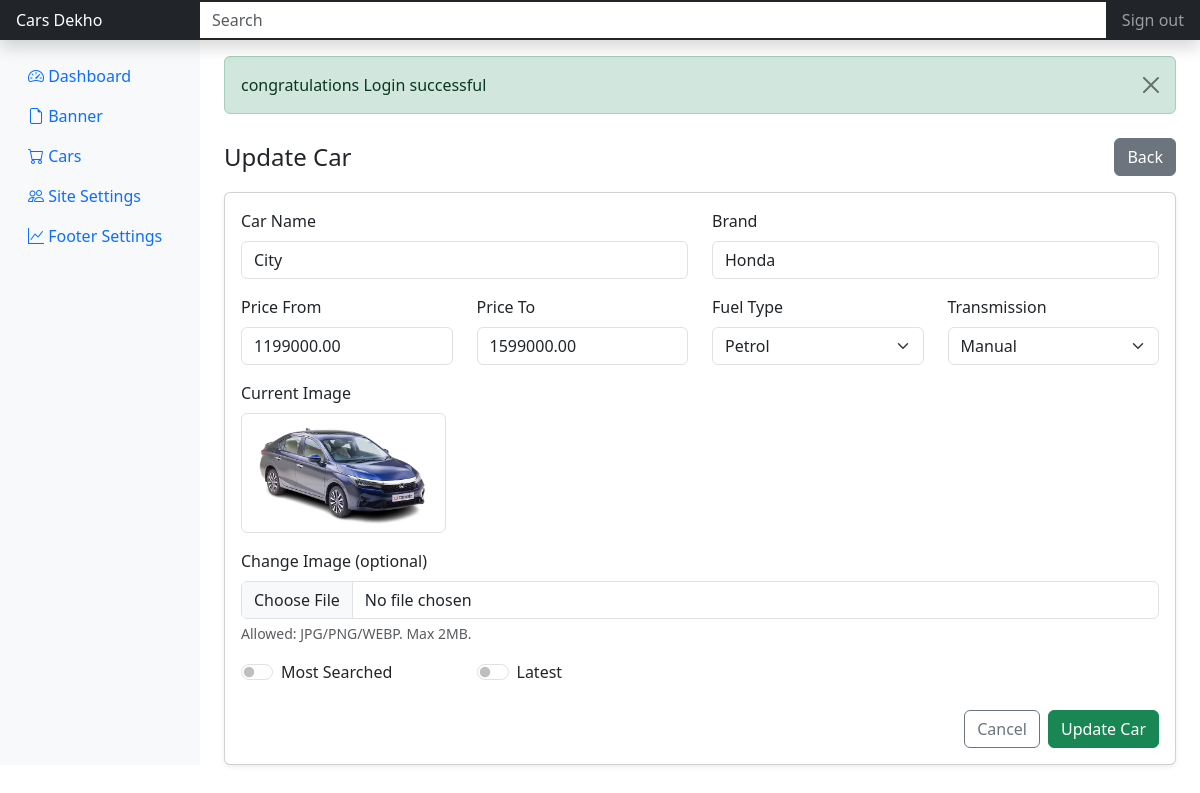
The page /admin/index.php?controller=cars&function=edit&id=27 (signed in) on the database its author committed.
### tables this page shows
CREATE TABLE IF NOT EXISTS `cars` (
  `id` int NOT NULL AUTO_INCREMENT,
  `name` varchar(120) DEFAULT NULL,
  `brand` varchar(80) DEFAULT NULL,
  `price_from` decimal(10,2) DEFAULT NULL,
  `price_to` decimal(10,2) DEFAULT NULL,
  `fuel_type` varchar(30) DEFAULT NULL,
  `transmission` varchar(30) DEFAULT NULL,
  `image_path` varchar(255) DEFAULT NULL,
  `is_most_searched` tinyint(1) DEFAULT '0',
  `is_latest` tinyint(1) DEFAULT '0',
  `created_at` timestamp NULL DEFAULT CURRENT_TIMESTAMP,
  PRIMARY KEY (`id`)
);

### admin/controller/cars.php (called while the page is built, shortened)
<?php
class carsController
{
    public $model;
    function __construct()
    {
        include_once BASE_PATH . 'model/cars.php';
        $this->model = new carsModel();
    }
    public function edit()
    {
        $car = $this->model->getCar($_GET['id'] ?? '');
        include BASE_PATH . 'views/include/header.php';
        include BASE_PATH . 'views/include/navbar.php';
        include BASE_PATH . 'views/cars/update.php';
        include BASE_PATH . 'views/include/footer.php';
    }
}

### admin/model/cars.php (called while the page is built, shortened)
<?php
class carsModel
{
    public $db;
    function __construct()
    {
        include_once 'model/db.php';
        $this->db = new dbModel();
    }
    public function getCar($id)
    {
        $sql = "SELECT * FROM cars WHERE id = ?";
        return $this->db->selectOne($sql, [$id]);
    }
}

### admin/model/db.php (called while the page is built, shortened)
<?php
class dbModel
{
    private $dsn = "mysql:host=localhost;dbname=carsdekho";
    private $username = "root";
    private $password = "";
    public $pdo;
    public function __construct()
    {
        try {
            $this->pdo = new PDO(
                $this->dsn,
                $this->username,
                $this->password,
                [
                    PDO::ATTR_ERRMODE => PDO::ERRMODE_EXCEPTION,
                    PDO::ATTR_DEFAULT_FETCH_MODE => PDO::FETCH_ASSOC,
                    PDO::ATTR_EMULATE_PREPARES => false
                ]
            );
        } catch (PDOException $e) {
            die("DB Connection failed: " . $e->getMessage());
        }
    }
    public function selectOne($sql, $params = array())
    {
        $stmt = $this->pdo->prepare($sql);
        $stmt->execute($params);
        return $stmt->fetch(PDO::FETCH_ASSOC);
    }
}

### admin/views/cars/update.php (the view, shortened to what this page needs)
<div class="container-fluid">
  <div class="row">
    <?php include BASE_PATH . 'views/include/siderbar.php'; ?>
    <main class="col-md-9 ms-sm-auto col-lg-10 px-md-4">
      <?php include BASE_PATH . 'views/include/flash.php'; ?>
      <div class="d-flex justify-content-between align-items-center mt-4 mb-3">
        <h4 class="mb-0">Update Car</h4>
        <a href="index.php" class="btn btn-secondary">Back</a>
      </div>
      <div class="card shadow-sm">
        <div class="card-body">
          <form id="carForm" method="post" enctype="multipart/form-data">
            <div class="row">
              <div class="col-md-6 mb-3">
                <label class="form-label">Car Name</label>
                <input type="text" name="name" class="form-control"
                  value="<?= htmlspecialchars($car['name'] ?? '', ENT_QUOTES) ?>" required>
              </div>
              <div class="col-md-6 mb-3">
                <label class="form-label">Brand</label>
                <input type="text" name="brand" class="form-control"
                  value="<?= htmlspecialchars($car['brand'] ?? '', ENT_QUOTES) ?>" required>
              </div>
              <div class="col-md-3 mb-3">
                <label class="form-label">Price From</label>
                <input type="number" step="0.01" min="0" name="price_from" class="form-control"
                  value="<?= htmlspecialchars($car['price_from'] ?? '', ENT_QUOTES) ?>" required>
              </div>
              <div class="col-md-3 mb-3">
                <label class="form-label">Price To</label>
                <input type="number" step="0.01" min="0" name="price_to" class="form-control"
                  value="<?= htmlspecialchars($car['price_to'] ?? '', ENT_QUOTES) ?>" required>
              </div>
              <div class="col-md-3 mb-3">
                <label class="form-label">Fuel Type</label>
                <?php $fuel = (string)($car['fuel_type'] ?? ''); ?>
                <select name="fuel_type" class="form-select" required>
                  <option value="Petrol" <?= $fuel === 'Petrol' ? 'selected' : '' ?>>Petrol</option>
                </select>
              </div>
              <div class="col-md-3 mb-3">
                <label class="form-label">Transmission</label>
                <?php $trans = (string)($car['transmission'] ?? ''); ?>
                <select name="transmission" class="form-select" required>
                  <option value="Manual" <?= $trans === 'Manual' ? 'selected' : '' ?>>Manual</option>
                </select>
              </div>
            </div>
            <?php if (!empty($car['image_path'])): ?>
              <div class="mb-3">
                <label class="form-label d-block">Current Image</label>
                <img
                  src="<?= htmlspecialchars(BASE_URL . $car['image_path'], ENT_QUOTES) ?>"
                  alt="Car Image"
                  class="img-thumbnail"
                  style="max-height: 120px;"
                >
              </div>
            <?php endif; ?>
            <div class="mb-3">
              <label class="form-label">Change Image (optional)</label>
              <input type="file" name="image_path" class="form-control" accept="image/*">
              <div class="form-text">Allowed: JPG/PNG/WEBP. Max 2MB.</div>
            </div>
            <?php
              $most = (int)($car['is_most_searched'] ?? 0);
              $latest = (int)($car['is_latest'] ?? 0);
            ?>
            <div class="row mb-4">
              <div class="col-md-3">
                <div class="form-check form-switch">
                  <input class="form-check-input" type="checkbox" name="is_most_searched" value="1"
                    <?= $most === 1 ? 'checked' : '' ?>>
                  <label class="form-check-label">Most Searched</label>
                </div>
              </div>
              <div class="col-md-3">
                <div class="form-check form-switch">
                  <input class="form-check-input" type="checkbox" name="is_latest" value="1"
                    <?= $latest === 1 ? 'checked' : '' ?>>
                  <label class="form-check-label">Latest</label>
                </div>
              </div>
            </div>
            <div class="d-flex justify-content-end gap-2">
              <a href="index.php" class="btn btn-outline-secondary">Cancel</a>
              <button type="submit" class="btn btn-success">Update Car</button>
            </div>
          </form>
        </div>
      </div>
    </main>
  </div>
</div>

### rows shown on the page
cars: name "City", brand "Honda", price_from "1199000.00", price_to "1599000.00", fuel_type "Petrol", transmission "Manual", image_path (picture)

### other values the page prints
$flash['message'] "congratulations Login successful"
